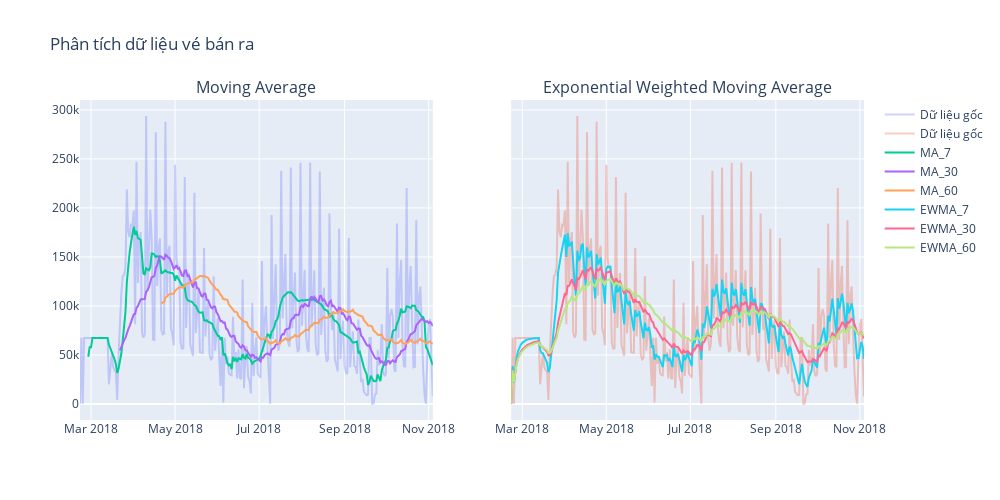

Here is the notebook cell this chart was saved with:
### Markdown cell above
### Phân tích xu hướng vé bán được theo thời gian

Để thực hiện việc này, ta sẽ sử dụng 2 kĩ thuật là Moving Average (`pd.rolling`) và Exponential Weighted Moving Average (`pd.ewm`).

### Code cell
ma_df = tickets_df.copy()
ma_df["MA_7"] = tickets_df["tickets_sold"].rolling(window=7).mean()
ma_df["MA_30"] = tickets_df["tickets_sold"].rolling(window=30).mean()
ma_df["MA_60"] = tickets_df["tickets_sold"].rolling(window=60).mean()
ma_df["EWMA_7"] = tickets_df["tickets_sold"].ewm(span=7).mean()
ma_df["EWMA_30"] = tickets_df["tickets_sold"].ewm(span=30).mean()
ma_df["EWMA_60"] = tickets_df["tickets_sold"].ewm(span=60).mean()

fig = make_subplots(rows=1, cols=2, subplot_titles=("Moving Average", "Exponential Weighted Moving Average"),
                    shared_yaxes=True, vertical_spacing=0.1)

fig.add_trace(go.Scatter(x=ma_df.index, y=ma_df["tickets_sold"], name="Dữ liệu gốc",
                         opacity=0.3), row=1, col='all')

fig.add_trace(go.Scatter(x=ma_df.index, y=ma_df["MA_7"], name="MA_7"), row=1, col=1)
fig.add_trace(go.Scatter(x=ma_df.index, y=ma_df["MA_30"], name="MA_30"), row=1, col=1)
fig.add_trace(go.Scatter(x=ma_df.index, y=ma_df["MA_60"], name="MA_60"), row=1, col=1)

fig.add_trace(go.Scatter(x=ma_df.index, y=ma_df["EWMA_7"], name="EWMA_7"), row=1, col=2)
fig.add_trace(go.Scatter(x=ma_df.index, y=ma_df["EWMA_30"], name="EWMA_30"), row=1, col=2)
fig.add_trace(go.Scatter(x=ma_df.index, y=ma_df["EWMA_60"], name="EWMA_60"), row=1, col=2)

fig.update_layout(height=500, width=1000, title_text="Phân tích dữ liệu vé bán ra")

### Figure 1 — Plotly figure (JSON) as saved in the notebook; plotly's stock layout.template omitted (floating-point values rounded to 4 significant figures; data arrays with more than 128 entries replaced by an {"elided": "..."} marker saying what was removed)
{"data": [{"name": "Dữ liệu gốc", "opacity": 0.3, "type": "scatter", "x": {"elided": "257 str values"}, "xaxis": "x", "y": {"elided": "257 int values"}, "yaxis": "y"}, {"name": "Dữ liệu gốc", "opacity": 0.3, "type": "scatter", "x": {"elided": "257 str values"}, "xaxis": "x2", "y": {"elided": "257 int values"}, "yaxis": "y2"}, {"name": "MA_7", "type": "scatter", "x": {"elided": "257 str values"}, "xaxis": "x", "y": {"elided": "257 float values"}, "yaxis": "y"}, {"name": "MA_30", "type": "scatter", "x": {"elided": "257 str values"}, "xaxis": "x", "y": {"elided": "257 float values"}, "yaxis": "y"}, {"name": "MA_60", "type": "scatter", "x": {"elided": "257 str values"}, "xaxis": "x", "y": {"elided": "257 float values"}, "yaxis": "y"}, {"name": "EWMA_7", "type": "scatter", "x": {"elided": "257 str values"}, "xaxis": "x2", "y": {"elided": "257 float values"}, "yaxis": "y2"}, {"name": "EWMA_30", "type": "scatter", "x": {"elided": "257 str values"}, "xaxis": "x2", "y": {"elided": "257 float values"}, "yaxis": "y2"}, {"name": "EWMA_60", "type": "scatter", "x": {"elided": "257 str values"}, "xaxis": "x2", "y": {"elided": "257 float values"}, "yaxis": "y2"}], "layout": {"annotations": [{"font": {"size": 16}, "showarrow": false, "text": "Moving Average", "x": 0.225, "xanchor": "center", "xref": "paper", "y": 1, "yanchor": "bottom", "yref": "paper"}, {"font": {"size": 16}, "showarrow": false, "text": "Exponential Weighted Moving Average", "x": 0.775, "xanchor": "center", "xref": "paper", "y": 1, "yanchor": "bottom", "yref": "paper"}], "height": 500, "title": {"text": "Phân tích dữ liệu vé bán ra"}, "width": 1000, "xaxis": {"anchor": "y", "domain": [0, 0.45]}, "xaxis2": {"anchor": "y2", "domain": [0.55, 1]}, "yaxis": {"anchor": "x", "domain": [0, 1]}, "yaxis2": {"anchor": "x2", "domain": [0, 1], "matches": "y", "showticklabels": false}}}
